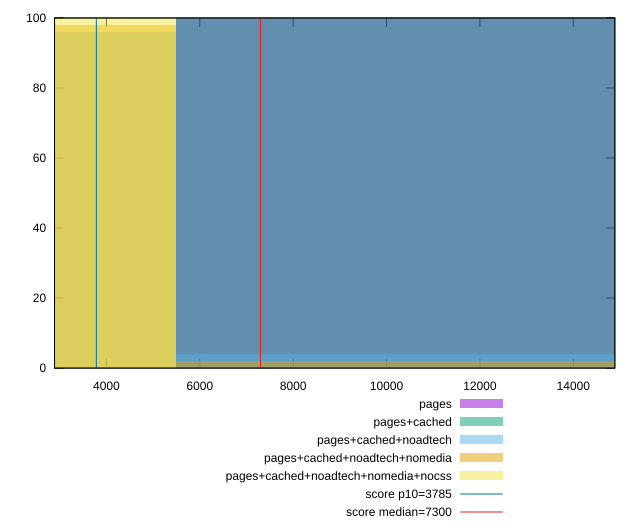

Generate this figure with gnuplot:
reset

$pages <<EOF
10966.528160055319 100
EOF

$pagesCached <<EOF
10966.528160055319 100
EOF

$pagesCachedNoadtech <<EOF
0 96
10966.528160055319 4
EOF

$pagesCachedNoadtechNomedia <<EOF
0 98
10966.528160055319 2
EOF

$pagesCachedNoadtechNomediaNocss <<EOF
0 100
EOF

set key outside below
set boxwidth 10966.528160055319
set xrange [2889.522:14890.086449999999]
set yrange [0:100]
set trange [0:100]
set style fill transparent solid 0.5 noborder

set parametric
set terminal svg size 640, 530 enhanced background rgb 'white'
set output "report_00018_2021-02-10T15-25-16.877Z/interactive/comparison/histogram/all_raw.svg"

plot $pages title "pages" with boxes, \
     $pagesCached title "pages+cached" with boxes, \
     $pagesCachedNoadtech title "pages+cached+noadtech" with boxes, \
     $pagesCachedNoadtechNomedia title "pages+cached+noadtech+nomedia" with boxes, \
     $pagesCachedNoadtechNomediaNocss title "pages+cached+noadtech+nomedia+nocss" with boxes, \
     3785,t title "score p10=3785", \
     7300,t title "score median=7300"

reset
